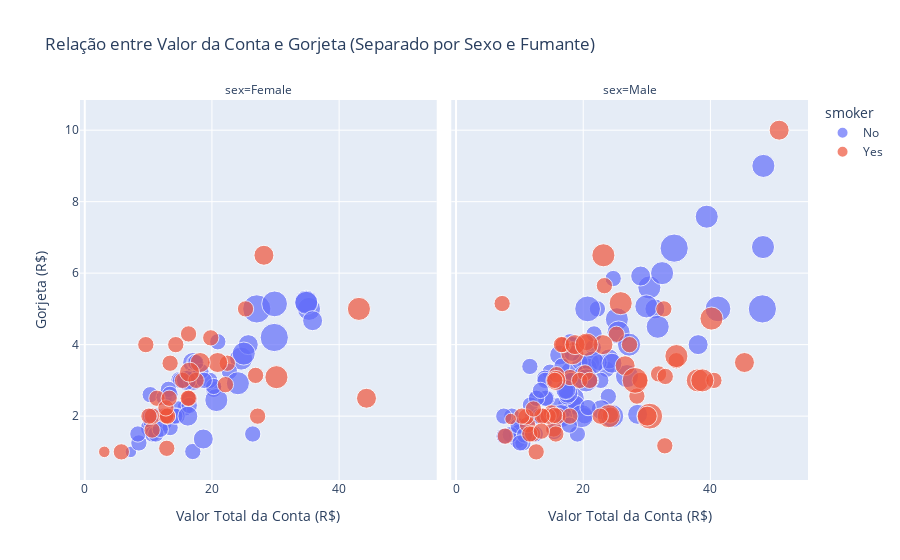

The cell this chart's notebook holds for it:
### Code cell
fig = px.scatter(
    df,
    x='total_bill',
    y='tip',
    color='smoker',
    facet_col='sex',
    size='size',
    title='Relação entre Valor da Conta e Gorjeta (Separado por Sexo e Fumante)',
    labels={'total_bill': 'Valor Total da Conta (R$)', 'tip': 'Gorjeta (R$)'}
)

fig.show()

### Figure 1 — Plotly figure (JSON) as saved in the notebook; plotly's stock layout.template omitted (floating-point values rounded to 4 significant figures)
{"data": [{"hovertemplate": "smoker=No<br>sex=Female<br>Valor Total da Conta (R$)=%{x}<br>Gorjeta (R$)=%{y}<br>size=%{marker.size}<extra></extra>", "legendgroup": "No", "marker": {"color": "#636efa", "size": [2, 4, 4, 2, 3, 3, 2, 2, 2, 2, 4, 3, 2, 4, 2, 2, 3, 2, 1, 4, 2, 2, 1, 3, 2, 2, 2, 4, 2, 2, 6, 2, 2, 2, 2, 2, 2, 2, 2, 2, 2, 2, 6, 2, 2, 3, 2, 5, 4, 2, 3, 3, 3, 2], "sizemode": "area", "sizeref": 0.015, "symbol": "circle"}, "mode": "markers", "name": "No", "orientation": "v", "showlegend": true, "type": "scatter", "x": [16.99, 24.59, 35.26, 14.83, 10.33, 16.97, 20.29, 15.77, 19.65, 15.06, 20.69, 16.93, 10.29, 34.81, 26.41, 16.45, 17.07, 14.73, 10.07, 34.83, 22.75, 20.92, 7.25, 25.71, 17.31, 10.65, 12.43, 24.08, 13.42, 12.48, 29.8, 14.52, 11.38, 20.27, 11.17, 12.26, 18.26, 8.51, 10.33, 14.15, 13.16, 17.47, 27.05, 16.43, 8.35, 18.64, 11.87, 29.85, 25.0, 13.39, 16.21, 15.98, 35.83, 18.78], "xaxis": "x", "y": [1.01, 3.61, 5.0, 3.02, 1.67, 3.5, 2.75, 2.23, 3.0, 3.0, 2.45, 3.07, 2.6, 5.2, 1.5, 2.47, 3.0, 2.2, 1.83, 5.17, 3.25, 4.08, 1.0, 4.0, 3.5, 1.5, 1.8, 2.92, 1.68, 2.52, 4.2, 2.0, 2.0, 2.83, 1.5, 2.0, 3.25, 1.25, 2.0, 2.0, 2.75, 3.5, 5.0, 2.3, 1.5, 1.36, 1.63, 5.14, 3.75, 2.61, 2.0, 3.0, 4.67, 3.0], "yaxis": "y"}, {"hovertemplate": "smoker=No<br>sex=Male<br>Valor Total da Conta (R$)=%{x}<br>Gorjeta (R$)=%{y}<br>size=%{marker.size}<extra></extra>", "legendgroup": "No", "marker": {"color": "#636efa", "size": [3, 3, 2, 4, 2, 4, 2, 2, 2, 2, 4, 2, 3, 3, 2, 4, 2, 4, 2, 2, 2, 2, 4, 2, 3, 3, 3, 3, 3, 2, 2, 2, 4, 2, 2, 4, 3, 2, 2, 2, 4, 2, 4, 3, 3, 2, 2, 2, 4, 2, 2, 2, 2, 2, 2, 2, 2, 2, 2, 2, 2, 3, 2, 4, 2, 2, 2, 2, 3, 2, 6, 5, 2, 2, 2, 2, 3, 4, 4, 6, 4, 4, 2, 2, 3, 2, 4, 5, 2, 4, 4, 2, 2, 2, 2, 3, 2], "sizemode": "area", "sizeref": 0.015, "symbol": "circle"}, "mode": "markers", "name": "No", "orientation": "v", "showlegend": false, "type": "scatter", "x": [10.34, 21.01, 23.68, 25.29, 8.77, 26.88, 15.04, 14.78, 10.27, 15.42, 18.43, 21.58, 16.29, 20.65, 17.92, 39.42, 19.82, 17.81, 13.37, 12.69, 21.7, 9.55, 18.35, 17.78, 24.06, 16.31, 18.69, 31.27, 16.04, 17.46, 13.94, 9.68, 30.4, 18.29, 22.23, 32.4, 28.55, 18.04, 12.54, 9.94, 25.56, 19.49, 48.27, 17.59, 20.08, 20.23, 12.02, 10.51, 27.2, 22.76, 17.29, 16.66, 15.98, 13.03, 18.28, 24.71, 21.16, 22.49, 12.46, 18.24, 14.0, 38.07, 23.95, 29.93, 11.69, 14.26, 15.95, 8.52, 22.82, 19.08, 34.3, 41.19, 9.78, 7.51, 14.07, 13.13, 17.26, 24.55, 19.77, 48.17, 16.49, 21.5, 12.66, 13.81, 24.52, 20.76, 31.71, 20.69, 7.56, 48.33, 20.45, 13.28, 11.61, 10.77, 10.07, 29.03, 17.82], "xaxis": "x2", "y": [1.66, 3.5, 3.31, 4.71, 2.0, 3.12, 1.96, 3.23, 1.71, 1.57, 3.0, 3.92, 3.71, 3.35, 4.08, 7.58, 3.18, 2.34, 2.0, 2.0, 4.3, 1.45, 2.5, 3.27, 3.6, 2.0, 2.31, 5.0, 2.24, 2.54, 3.06, 1.32, 5.6, 3.0, 5.0, 6.0, 2.05, 3.0, 2.5, 1.56, 4.34, 3.51, 6.73, 2.64, 3.15, 2.01, 1.97, 1.25, 4.0, 3.0, 2.71, 3.4, 2.03, 2.0, 4.0, 5.85, 3.0, 3.5, 1.5, 3.76, 3.0, 4.0, 2.55, 5.07, 2.31, 2.5, 2.0, 1.48, 2.18, 1.5, 6.7, 5.0, 1.73, 2.0, 2.5, 2.0, 2.74, 2.0, 2.0, 5.0, 2.0, 3.5, 2.5, 2.0, 3.48, 2.24, 4.5, 5.0, 1.44, 9.0, 3.0, 2.72, 3.39, 1.47, 1.25, 5.92, 1.75], "yaxis": "y2"}, {"hovertemplate": "smoker=Yes<br>sex=Female<br>Valor Total da Conta (R$)=%{x}<br>Gorjeta (R$)=%{y}<br>size=%{marker.size}<extra></extra>", "legendgroup": "Yes", "marker": {"color": "#EF553B", "size": [1, 2, 2, 2, 2, 2, 2, 3, 2, 2, 2, 2, 2, 2, 3, 3, 2, 4, 2, 2, 2, 2, 3, 2, 2, 3, 2, 4, 2, 2, 2, 2, 2], "sizemode": "area", "sizeref": 0.015, "symbol": "circle"}, "mode": "markers", "name": "Yes", "orientation": "v", "showlegend": true, "type": "scatter", "x": [3.07, 26.86, 25.28, 5.75, 16.32, 11.35, 15.38, 44.3, 22.42, 14.31, 17.51, 10.59, 10.63, 9.6, 20.9, 18.15, 19.81, 43.11, 13.0, 12.74, 13.0, 16.4, 16.47, 12.76, 13.27, 28.17, 12.9, 30.14, 13.42, 16.27, 10.09, 22.12, 27.18], "xaxis": "x", "y": [1.0, 3.14, 5.0, 1.0, 4.3, 2.5, 3.0, 2.5, 3.48, 4.0, 3.0, 1.61, 2.0, 4.0, 3.5, 3.5, 4.19, 5.0, 2.0, 2.01, 2.0, 2.5, 3.23, 2.23, 2.5, 6.5, 1.1, 3.09, 3.48, 2.5, 2.0, 2.88, 2.0], "yaxis": "y"}, {"hovertemplate": "smoker=Yes<br>sex=Male<br>Valor Total da Conta (R$)=%{x}<br>Gorjeta (R$)=%{y}<br>size=%{marker.size}<extra></extra>", "legendgroup": "Yes", "marker": {"color": "#EF553B", "size": [4, 2, 2, 2, 2, 4, 2, 2, 2, 2, 2, 4, 2, 2, 2, 2, 2, 2, 2, 3, 2, 2, 2, 2, 2, 2, 2, 2, 4, 2, 3, 4, 2, 5, 3, 2, 2, 2, 2, 2, 2, 3, 4, 3, 4, 2, 3, 4, 5, 2, 2, 2, 1, 2, 4, 3, 2, 2, 2, 2], "sizemode": "area", "sizeref": 0.015, "symbol": "circle"}, "mode": "markers", "name": "Yes", "orientation": "v", "showlegend": false, "type": "scatter", "x": [38.01, 11.24, 20.29, 13.81, 11.02, 18.29, 15.01, 17.92, 19.44, 32.68, 28.97, 40.17, 27.28, 12.03, 21.01, 15.36, 20.49, 25.21, 16.0, 50.81, 15.81, 7.25, 31.85, 16.82, 32.9, 17.89, 14.48, 34.63, 34.65, 23.33, 45.35, 23.17, 40.55, 30.46, 23.1, 15.69, 28.44, 15.48, 16.58, 10.34, 13.51, 18.71, 20.53, 26.59, 38.73, 24.27, 30.06, 25.89, 28.15, 11.59, 7.74, 12.16, 8.58, 13.42, 24.01, 15.69, 15.53, 12.6, 32.83, 22.67], "xaxis": "x2", "y": [3.0, 1.76, 3.21, 2.0, 1.98, 3.76, 2.09, 3.08, 3.0, 5.0, 3.0, 4.73, 4.0, 1.5, 3.0, 1.64, 4.06, 4.29, 2.0, 10.0, 3.16, 5.15, 3.18, 4.0, 3.11, 2.0, 2.0, 3.55, 3.68, 5.65, 3.5, 6.5, 3.0, 2.0, 4.0, 1.5, 2.56, 2.02, 4.0, 2.0, 2.0, 4.0, 4.0, 3.41, 3.0, 2.03, 2.0, 5.16, 3.0, 1.5, 1.44, 2.2, 1.92, 1.58, 2.0, 3.0, 3.0, 1.0, 1.17, 2.0], "yaxis": "y2"}], "layout": {"annotations": [{"font": {}, "showarrow": false, "text": "sex=Female", "x": 0.245, "xanchor": "center", "xref": "paper", "y": 1, "yanchor": "bottom", "yref": "paper"}, {"font": {}, "showarrow": false, "text": "sex=Male", "x": 0.755, "xanchor": "center", "xref": "paper", "y": 1, "yanchor": "bottom", "yref": "paper"}], "legend": {"itemsizing": "constant", "title": {"text": "smoker"}, "tracegroupgap": 0}, "title": {"text": "Relação entre Valor da Conta e Gorjeta (Separado por Sexo e Fumante)"}, "xaxis": {"anchor": "y", "domain": [0, 0.49], "title": {"text": "Valor Total da Conta (R$)"}}, "xaxis2": {"anchor": "y2", "domain": [0.51, 1], "matches": "x", "title": {"text": "Valor Total da Conta (R$)"}}, "yaxis": {"anchor": "x", "domain": [0, 1], "title": {"text": "Gorjeta (R$)"}}, "yaxis2": {"anchor": "x2", "domain": [0, 1], "matches": "y", "showticklabels": false}}}
